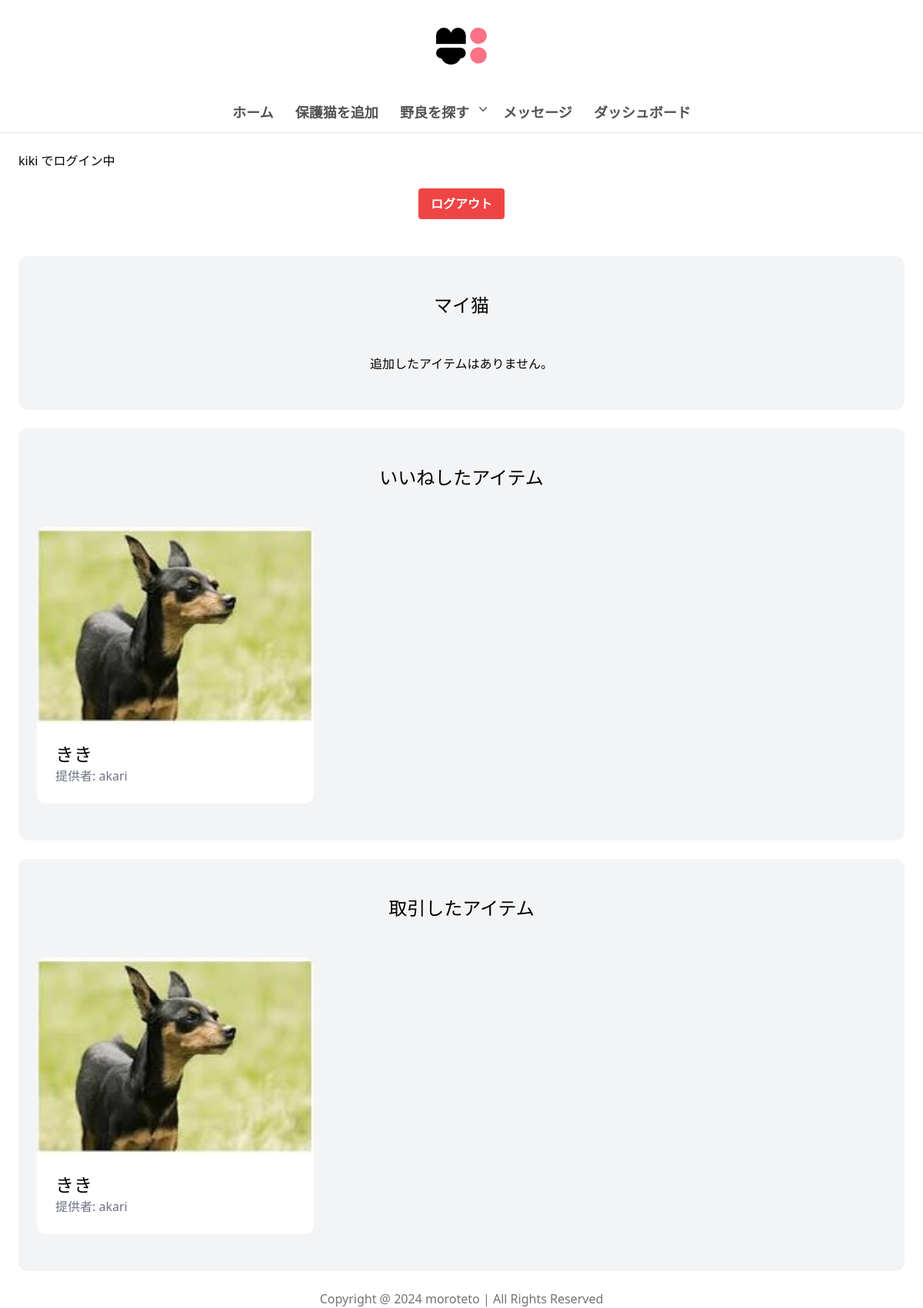
Before: /dashboard/ (signed in) with the older database file.
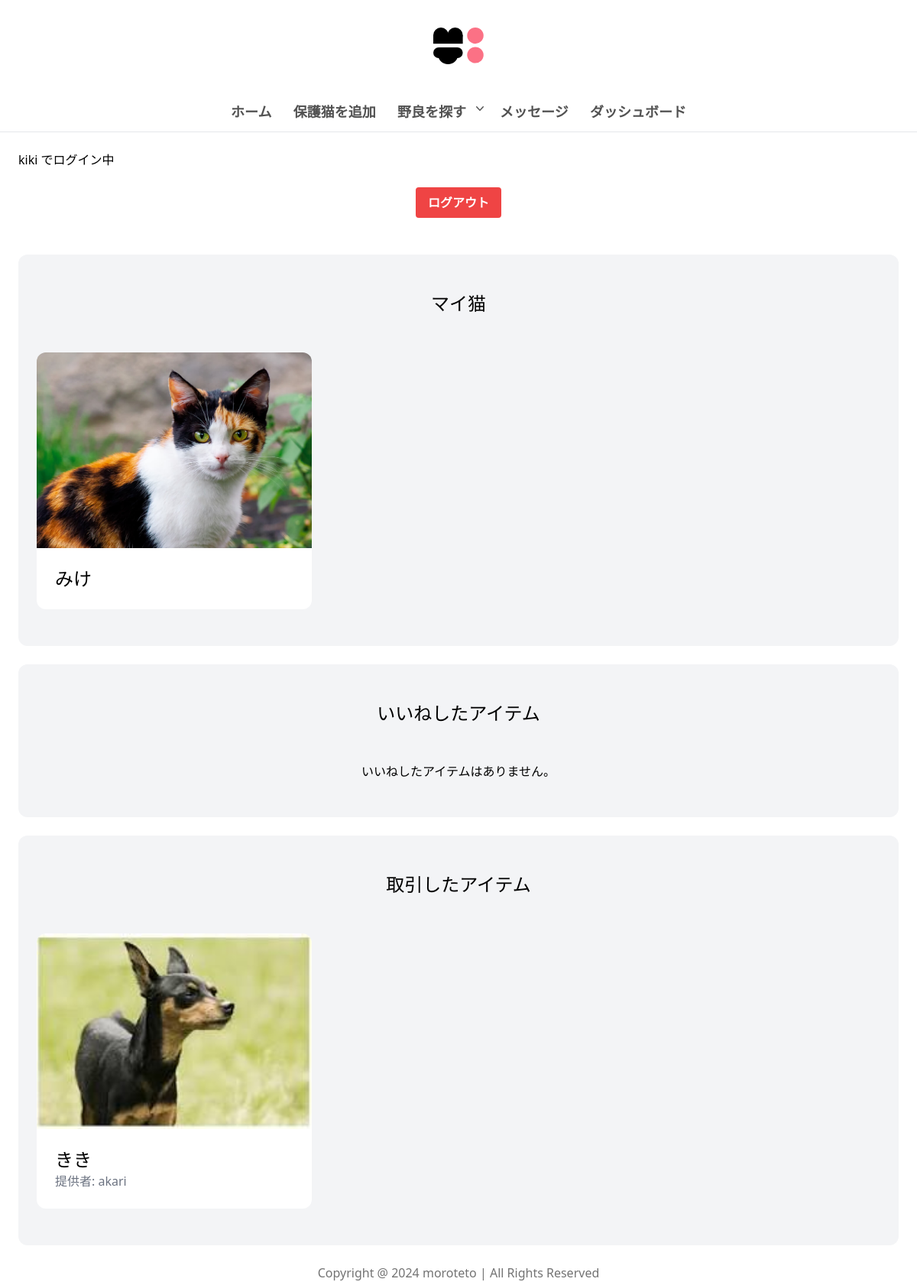
After: the same page with the newer database file.
### item/models.py (models this page shows, shortened)
class Item(models.Model):
    category = models.ForeignKey(Category, related_name='items', on_delete=models.CASCADE)
    name= models.CharField(max_length=255)
    description = models.TextField(blank=True, null=True)
    image = models.ImageField(upload_to='item_images', blank=True, null=True)
    is_sold = models.BooleanField(default= False)
    created_by = models.ForeignKey(settings.AUTH_USER_MODEL, related_name='items', on_delete=models.CASCADE)
    created_at = models.DateTimeField(auto_now_add=True)
    lat = models.CharField(max_length=200,blank=True, null=True)
    lng = models.CharField(max_length=200,blank=True, null=True)
    likes = models.ManyToManyField(settings.AUTH_USER_MODEL, related_name='like_items', blank=True)
    buyer = models.ForeignKey(settings.AUTH_USER_MODEL, related_name='purchased_items', null=True, blank=True, on_delete=models.SET_NULL)
    STATE = (
        ('good', '良い'),
        ('normal', '普通'),
        ('bad', '悪い'),
    )
    state = models.CharField(max_length=50, choices=STATE, blank=True)
    TYPE_CHOICES = (
        ('stray', '野良猫'),
        ('shelter', '保護猫'),
    )
    type = models.CharField(max_length=50, choices=TYPE_CHOICES, default='stray')
    PREFECTURE_CHOICES = [
        ('北海道', '北海道'),
        ('青森県', '青森県'),
        ('岩手県', '岩手県'),
        ('宮城県', '宮城県'),
        ('秋田県', '秋田県'),
        ('山形県', '山形県'),
        ('福島県', '福島県'),
        ('茨城県', '茨城県'),
        ('栃木県', '栃木県'),
        ('群馬県', '群馬県'),
        ('埼玉県', '埼玉県'),
        ('千葉県', '千葉県'),
        ('東京都', '東京都'),
        ('神奈川県', '神奈川県'),
        ('新潟県', '新潟県'),
        ('富山県', '富山県'),
        ('石川県', '石川県'),
        ('福井県', '福井県'),
        ('山梨県', '山梨県'),
        ('長野県', '長野県'),
        ('岐阜県', '岐阜県'),
        ('静岡県', '静岡県'),
        ('愛知県', '愛知県'),
        ('三重県', '三重県'),
        ('滋賀県', '滋賀県'),
        ('京都府', '京都府'),
        ('大阪府', '大阪府'),
        ('兵庫県', '兵庫県'),
        ('奈良県', '奈良県'),
        ('和歌山県', '和歌山県'),
        ('鳥取県', '鳥取県'),
        ('島根県', '島根県'),
        ('岡山県', '岡山県'),
        ('広島県', '広島県'),
        ('山口県', '山口県'),
        ('徳島県', '徳島県'),
        ('香川県', '香川県'),
        ('愛媛県', '愛媛県'),
        ('高知県', '高知県'),
        ('福岡県', '福岡県'),
        ('佐賀県', '佐賀県'),
        ('長崎県', '長崎県'),
        ('熊本県', '熊本県'),
        ('大分県', '大分県'),
        ('宮崎県', '宮崎県'),
        ('鹿児島県', '鹿児島県'),
        ('沖縄県', '沖縄県'),
]
    prefecture = models.CharField(max_length=20, choices=PREFECTURE_CHOICES, null=True)
    address = models.CharField(max_length=225, null=True)

### core/models.py (models this page shows, shortened)
class CustomUser(AbstractUser):
    username = models.CharField(max_length=150, unique=True)
    email = models.EmailField(unique=True)
    USER_STATUS_CHOICES = (
        ('corporate', '保護団体'),
        ('individual', '個人'),
    )
    userstatus = models.CharField(max_length=20, choices=USER_STATUS_CHOICES)
    def __str__(self):
        return self.username

### dashboard/views.py (the view)
# urls.py: path('', views.index, name='index'),
@login_required
def index(request):
    items = Item.objects.filter(created_by=request.user)
    like_items = Item.objects.filter(likes=request.user)
    sold_items = Item.objects.filter(Q(is_sold=True) & (Q(created_by=request.user) | Q(buyer=request.user)))
    return render(request, 'dashboard/index.html', {
        'items': items,
        'like_items': like_items,
        'sold_items': sold_items,
    })

### dashboard/templates/dashboard/index.html (shortened to what this page needs)
{% extends 'core/base.html' %}
{% block content %}
{% if user.is_authenticated %}
<p>{{ user.username }} でログイン中</p>
{% else %}
<p>ログインしていません</p>
{% endif %}
<div class="flex justify-center items-center">
    <a class=" my-6 bg-red-500 hover:bg-red-700 text-white font-bold py-2 px-4 rounded" href="{% url 'core:logout_check' %}">ログアウト</a>
</div>
<div class="mt-6 px-6 py-12 bg-gray-100 rounded-xl">
    <h2 class="mb-12 text-2xl text-center">マイ猫</h2>
    {% if items %}
    <div class="grid lg:grid-cols-3 sm:grid-cols-2 gap-3">
        {% for item in items %}
            <div>
                <a href="{% url 'item:detail' item.id %}">
                    <div>
                        <img src="{{ item.image.url }}" class="rounded-t-xl w-full h-64 object-cover">
                    </div>
                    <div class="p-6 bg-white rounded-b-xl">
                        <h2 class="text-2xl">{{ item.name }}</h2>
                    </div>
                </a>
            </div>
        {% endfor %}
    </div>
    {% else %}
    <p class="text-center">追加したアイテムはありません。</p>
    {% endif %}
  </div>
  <div class="mt-6 px-6 py-12 bg-gray-100 rounded-xl">
    <h2 class="mb-12 text-2xl text-center">いいねしたアイテム</h2>
    {% if like_items %}
    <div class="grid lg:grid-cols-3 sm:grid-cols-2 gap-3">
            {% for like_item in like_items %}
                <div>
                    <a href="{% url 'item:detail' like_item.id %}">
                        <div>
                            <img src="{{ like_item.image.url }}" class="rounded-t-xl w-full h-64 object-cover">
                        </div>
                        <div class="p-6 bg-white rounded-b-xl">
                            <h2 class="text-2xl">{{ like_item.name }}</h2>
                            <p class="text-gray-500">提供者: {{ like_item.created_by }}</p>
                        </div>
                    </a>
                </div>
            {% endfor %}
    </div>
    {% else %}
    <p class="text-center">いいねしたアイテムはありません。</p>
    {% endif %}
  </div>
  <div class="mt-6 px-6 py-12 bg-gray-100 rounded-xl">
    <h2 class="mb-12 text-2xl text-center">取引したアイテム</h2>
    {% if sold_items %}
    <div class="grid lg:grid-cols-3 sm:grid-cols-2 gap-3">
            {% for sold_item in sold_items %}
                <div>
                    <a href="{% url 'item:detail' sold_item.id %}">
                        <div>
                            <img src="{{ sold_item.image.url }}" class="rounded-t-xl w-full h-64 object-cover">
                        </div>
                        <div class="p-6 bg-white rounded-b-xl">
                            <h2 class="text-2xl">{{ sold_item.name }}</h2>
                            <p class="text-gray-500">提供者: {{ sold_item.created_by }}</p>
                        </div>
                    </a>
                </div>
            {% endfor %}
    </div>
    {% else %}
    <p class="text-center">取引したアイテムはありません。</p>
    {% endif %}
  </div>
{% endblock %}

Changed rows visible on the page:
no longer on one of the page's lists (row unchanged): Item: name "きき", created_by "akari"
added Item: image (picture), name "みけ", shown under "マイ猫"
Other visible differences:
text no longer shown: "追加したアイテムはありません。"
text now shown: "いいねしたアイテムはありません。"
